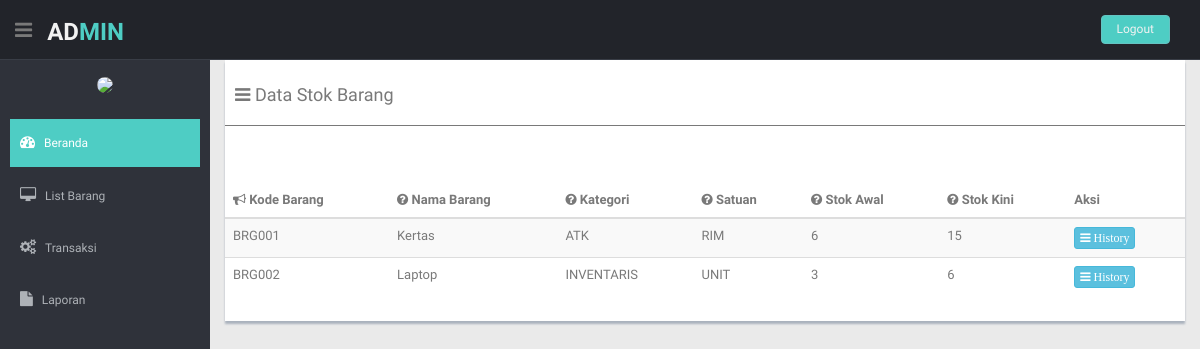
Page /Admin/beranda.php?hal=stokBarang on the committed database.
### tables this page shows
CREATE TABLE `tbbarang` (
  `kode_barang` varchar(6) NOT NULL,
  `nama_barang` varchar(30) NOT NULL,
  `kode_kategori` int(11) NOT NULL,
  `satuan` varchar(20) NOT NULL,
  `stok` int(11) NOT NULL,
  `spesifikasi` varchar(30) NOT NULL
);

CREATE TABLE `tbkategori` (
  `kode_kategori` int(11) NOT NULL,
  `nama_kategori` varchar(30) NOT NULL
);

### Admin/stokBarang.php (the view, shortened to what this page needs)
<section id="main-content">
  <section class="wrapper">
<div class="row ">
          <div class="col-md-12">
            <div class="content-panel">
              <table class="table table-striped table-advance table-hover">
                <h4><i class="fa fa-bars"></i> Data Stok Barang</h4>
                <hr>
                <br>
                <br>
                <thead>
                  <?php
                      include "../koneksi.php";
                      $query = mysqli_query($connecting,"SELECT * FROM tbbarang left join tbkategori on tbbarang.kode_kategori = tbkategori.kode_kategori");
                    ?>
                  <tr>
                    <th><i class="fa fa-bullhorn"></i> Kode Barang</th>
                    <th class="hidden-phone"><i class="fa fa-question-circle"></i> Nama Barang</th>
                    <th class="hidden-phone"><i class="fa fa-question-circle"></i> Kategori</th>
                    <th class="hidden-phone"><i class="fa fa-question-circle"></i> Satuan</th>
                    <th class="hidden-phone"><i class="fa fa-question-circle"></i> Stok Awal</th>
                    <th class="hidden-phone"><i class="fa fa-question-circle"></i> Stok Kini</th>
                    <th>Aksi</th>
                  </tr>
                </thead>
                <tbody>
                  <?php
                    while($data = mysqli_fetch_array($query)){
                      $jumlahBarangTerima = "SELECT SUM(jumlah_barang) AS jumlah_barang FROM tbdetail_penerimaan where kode_barang = '$data[kode_barang]'";
                      $hasilBarangMasuk = @mysqli_query($connecting,$jumlahBarangTerima) or die (mysqli_error());
                      $barangTerima = mysqli_fetch_array($hasilBarangMasuk);
                      $jumlahBarangKeluar = "SELECT SUM(jumlah_barang) AS jumlah_barang FROM tbdetail_pengeluaran where kode_barang = '$data[kode_barang]'";
                      $hasilBarangKeluar = @mysqli_query($connecting,$jumlahBarangKeluar) or die (mysqli_error());
                      $barangKeluar = mysqli_fetch_array($hasilBarangKeluar);
                  ?>
                  <tr>
                    <td class="hidden-phone"><?php echo $data['kode_barang'] ?></td>
                      <td class="hidden-phone"><?php echo $data['nama_barang'] ?></td>
                      <td class="hidden-phone"><?php echo $data['nama_kategori'] ?></td>
                      <td class="hidden-phone"><?php echo $data['satuan'] ?></td>
                      <td class="hidden-phone"><?php echo $data['stok'] ?></td>
                      <td class="hidden-phone"><?php echo $data['stok'] + $barangTerima['jumlah_barang'] - $barangKeluar ['jumlah_barang'] ?></td>
                    <td>
                      <a href="beranda.php?hal=detailStokBarang$kode_barang=<?php echo $data['kode_barang'] ?>" class="btn btn-info btn-xs"><i class="fa fa-bars "> History</i></a>
                    </td>
                  </tr>
                    <?php
                }
              ?>
                </tbody>
              </table>
            </div>
          </div>
        </div>
</section>
</section>

### css/style.css (style rules this page uses)
body { color: #797979; background: #eaeaea; font-family: 'Ruda', sans-serif; padding: 0px !important; margin: 0px !important; font-size:13px; }
a, a:hover, a:focus { text-decoration: none; outline: none; }
hr { margin-top: 20px; margin-bottom: 20px; border: 0; border-top: 1px solid #797979; }
#main-content { margin-left: 210px; }
.wrapper { display: inline-block; margin-top: 60px; padding-left: 15px; padding-right: 15px; padding-bottom: 15px; padding-top: 0px; width: 100%; }
.content-panel { background: #ffffff; box-shadow: 0px 3px 2px #aab2bd; padding-top: 15px; padding-bottom: 5px; }
.content-panel h4 { margin-left: 10px; }

### rows in the picture
tbbarang: kode_barang "BRG001", nama_barang "Kertas", kode_kategori.nama_kategori "ATK", satuan "RIM", stok "6", jumlah_barang "15"
tbbarang: kode_barang "BRG002", nama_barang "Laptop", kode_kategori.nama_kategori "INVENTARIS", satuan "UNIT", stok "3", jumlah_barang "6"
